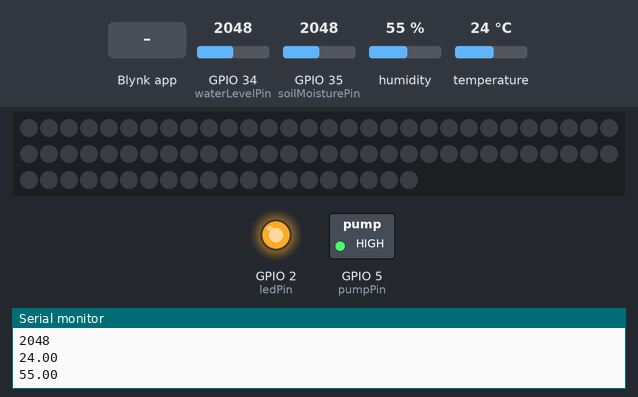
The sketch below on a simulated ESP32. On the bench: 80 RGB LEDs in strip order, left to right, continuing on the next row, switched loads named in the sketch (green lamp = pin HIGH), output pins drawn as LEDs (lit = HIGH), the last lines printed to the serial monitor. Inputs (shaded band) come from the test bench; at power-on: GPIO 34 (waterLevelPin) = 2048, GPIO 35 (soilMoisturePin) = 2048, humidity 55 %, temperature 24 °C. Dim RGB values are drawn brighter than linear; WiFi joins after 1.5 s; servers stay silent unless stated; random numbers use the default seed unless the sketch sets one.

Above: at 6.0 s.
6.1 s: Blynk app writes 1 to V8
At 6.26 s:
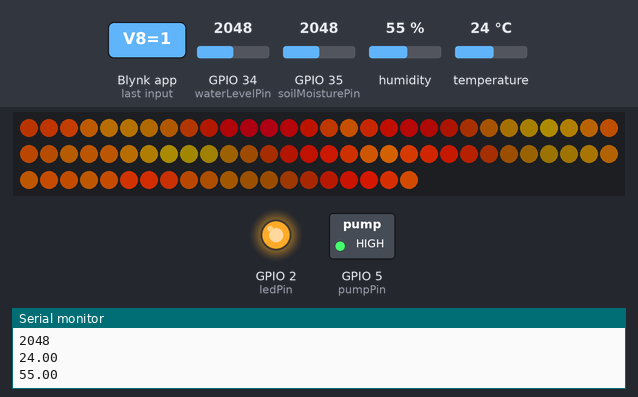
8.5 s: GPIO 34 (waterLevelPin) set to 1371
11.5 s: GPIO 34 (waterLevelPin) set to 1279
At 12.92 s:
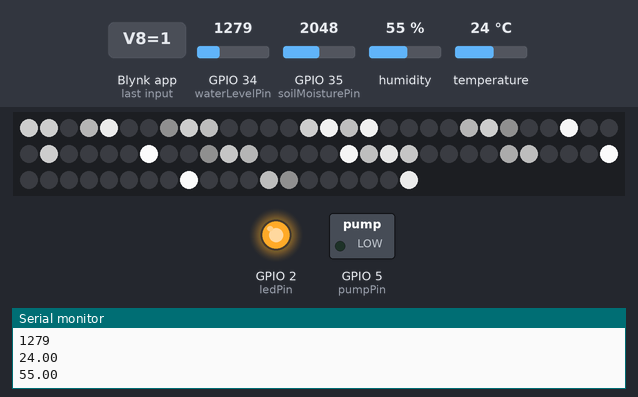
15.4 s: GPIO 35 (soilMoisturePin) set to 1952
18.2 s: GPIO 35 (soilMoisturePin) set to 1840
At 18.97 s:
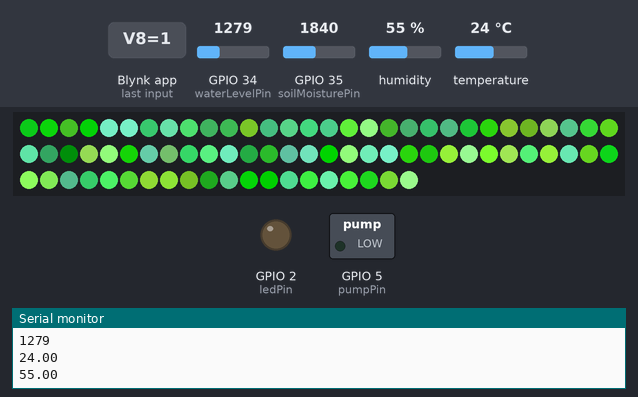
21.2 s: Blynk app writes 1 to V6
At 25.33 s:
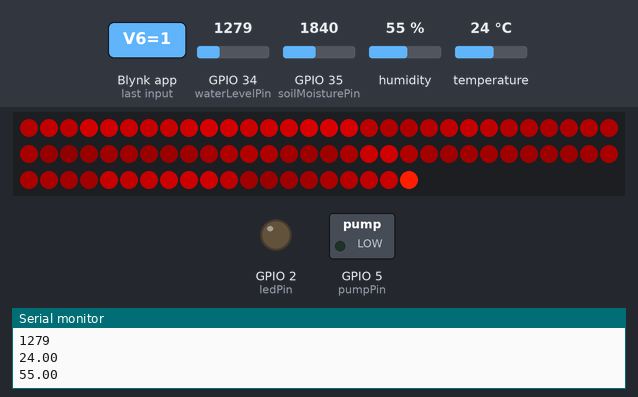
Timing chart, 0 to 26.8 s (numbered marks = the images above; inputs shaded):
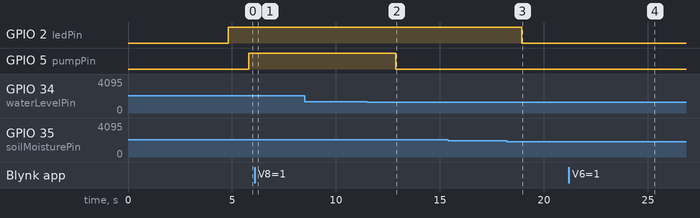

Measured:
- the behaviour switches between 1320 and 1319 on GPIO 34 (waterLevelPin) (found by bisection; images 1 and 2)
- the behaviour switches between 1887 and 1886 on GPIO 35 (soilMoisturePin) (found by bisection; images 2 and 3)
- after the input at 6.1 s, the LEDs: change at once (image 1)
- after the input at 11.5 s, GPIO 5 (pumpPin): HIGH → LOW after 1.4 s
- after the input at 18.2 s, GPIO 2 (ledPin): HIGH → LOW after 0.72 s

The sketch:

Arduino_Smart_Irrigation_System_Using_ESP32_and_Blynk_App.ino
```cpp
//ESP32 smart irrigation code

#define BLYNK_TEMPLATE_ID    "Replace your BLYNK_TEMPLATE_ID here"

#define BLYNK_TEMPLATE_NAME  "Replace your BLYNK_TEMPLATE_NAME here"

#define BLYNK_AUTH_TOKEN     "Replace your BLYNK_AUTH_TOKEN here"

#define BLYNK_PRINT Serial

#include <WiFi.h>

#include <BlynkSimpleEsp32.h>

#include "DHT.h"

#include <FastLED.h>

char auth[] = BLYNK_AUTH_TOKEN;

char ssid[] = "Wifi Name";

char pass[] = "Wifi Password";

#define LED_PIN     21

#define BRIGHTNESS  255

#define LED_TYPE    WS2811

#define COLOR_ORDER GRB

const uint8_t kMatrixWidth  = 16;

const uint8_t kMatrixHeight = 16;

const bool    kMatrixSerpentineLayout = true;

#define NUM_LEDS (kMatrixWidth * kMatrixHeight)

#define MAX_DIMENSION ((kMatrixWidth>kMatrixHeight) ? kMatrixWidth : kMatrixHeight)

// The leds

CRGB leds[kMatrixWidth * kMatrixHeight];

BlynkTimer timer;

bool ledStripOn = false;

// The 16 bit version of our coordinates

static uint16_t x;

static uint16_t y;

static uint16_t z;


uint16_t speed = 20; // speed is set dynamically once we've started up

uint16_t scale = 30; // scale is set dynamically once we've started up

uint8_t noise[MAX_DIMENSION][MAX_DIMENSION];

CRGBPalette16 currentPalette( PartyColors_p );

uint8_t       colorLoop = 1;

#define DHTPIN 4

#define DHTTYPE DHT22

DHT dht(DHTPIN, DHTTYPE);

const int soilMoisturePin = 35; // Analog pin for the soil moisture sensor

const int waterLevelPin = 34;   // Analog pin for the water level sensor

const int ledPin = 2;


// Constants for soil moisture thresholds

const int SOIL_MOISTURE_LOW = 50;  // Adjusted to match the 0-100 range

const int SOIL_MOISTURE_HIGH = 50; // Adjusted to match the 0-100 range

const int pumpPin = 5;  // Change this to the actual pin connected to the DC pump on ESP32

int pumpState = LOW;    // Initialize pumpState to LOW (off)

int pumpMode = 0;       // 0 for automatic, 1 for manual

int waterLevel = 0;     // Water level indicator value

unsigned long previousMillis = 0;

const unsigned long interval = 1000; // Interval in milliseconds

float mappedSoilMoisture = 0; // Declare mappedSoilMoisture as a global variable

void setup() {

  Serial.begin(115200);

  digitalWrite(pumpPin,LOW);

  pinMode(ledPin, OUTPUT);

  pinMode(pumpPin, OUTPUT);

  dht.begin();

  Blynk.begin(auth, ssid, pass);

  Blynk.virtualWrite(V2, LOW);

  Blynk.virtualWrite(V3, "LED OFF");

  Blynk.virtualWrite(V6, LOW); // Initialize the mode button to automatic mode

  Blynk.virtualWrite(V5, LOW); // Initialize the pump button to OFF

  Blynk.virtualWrite(V8, LOW); // Initialize the new feature button to OFF

  delay(3000);

  LEDS.addLeds<LED_TYPE,LED_PIN,COLOR_ORDER>(leds,80);

  LEDS.setBrightness(BRIGHTNESS);

  // Initialize our coordinates to some random values

  x = random16();

  y = random16();

  z = random16();

}

BLYNK_WRITE(V5) { // This function is called when the pump button state changes (Manual Control)

  if (pumpMode == 1) { // Check if the mode is manual

    pumpState = param.asInt(); // Read the state of the pump button (0 for OFF, 1 for ON)

    digitalWrite(pumpPin, pumpState); // Turn the pump on or off based on button state

  }

}

BLYNK_WRITE(V6) { // This function is called when the mode button state changes

  pumpMode = param.asInt(); // Read the state of the mode button (0 for automatic, 1 for manual)

}

BLYNK_WRITE(V8) {

  int value = param.asInt();

  if (value == 1) {

    // Turn on the LED strip and start the animation

    ledStripOn = true;

  } else {

    // Turn off the LED strip

    ledStripOn = false;

    // You can also add code to clear the LED strip here if needed

  }

}


// Fill the x/y array of 8-bit noise values using the inoise8 function.

void fillnoise8() {

  // If we're runing at a low "speed", some 8-bit artifacts become visible

  // from frame-to-frame.  In order to reduce this, we can do some fast data-smoothing.

  // The amount of data smoothing we're doing depends on "speed".

  uint8_t dataSmoothing = 0;

  if( speed < 50) {

    dataSmoothing = 200 - (speed * 4);

  }


  for(int i = 0; i < MAX_DIMENSION; i++) {

    int ioffset = scale * i;

    for(int j = 0; j < MAX_DIMENSION; j++) {

      int joffset = scale * j;


      uint8_t data = inoise8(x + ioffset,y + joffset,z);

      // The range of the inoise8 function is roughly 16-238.

      // These two operations expand those values out to roughly 0..255

      // You can comment them out if you want the raw noise data.

      data = qsub8(data,16);

      data = qadd8(data,scale8(data,39));

      if( dataSmoothing ) {

        uint8_t olddata = noise[i][j];

        uint8_t newdata = scale8( olddata, dataSmoothing) + scale8( data, 256 - dataSmoothing);

        data = newdata;

      }


      noise[i][j] = data;

    }

  }


  z += speed;


  // apply slow drift to X and Y, just for visual variation.

  x += speed / 8;

  y -= speed / 16;

}

void mapNoiseToLEDsUsingPalette()

{

  static uint8_t ihue=0;


  for(int i = 0; i < kMatrixWidth; i++) {

    for(int j = 0; j < kMatrixHeight; j++) {

      // We use the value at the (i,j) coordinate in the noise

      // array for our brightness, and the flipped value from (j,i)

      // for our pixel's index into the color palette.

      uint8_t index = noise[j][i];

      uint8_t bri =   noise[i][j];

      // if this palette is a 'loop', add a slowly-changing base value

      if( colorLoop) {

        index += ihue;

      }

      // brighten up, as the color palette itself often contains the

      // light/dark dynamic range desired

      if( bri > 127 ) {

        bri = 255;

      } else {

        bri = dim8_raw( bri * 2);

      }

      CRGB color = ColorFromPalette( currentPalette, index, bri);

      leds[XY(i,j)] = color;

    }

  }


  ihue+=1;

}

void loop() {

  Blynk.run();

  timer.run();


  updateLEDStrip();

  unsigned long currentMillis = millis();


  if (currentMillis - previousMillis >= interval) {

    previousMillis = currentMillis;

    // Read soil moisture or water level based on the flag

    if (pumpMode == 0) {

      int soilSensorValue = analogRead(soilMoisturePin);

      Serial.println(soilSensorValue);

      mappedSoilMoisture = map(soilSensorValue, 1023, 2750, 100, 0); // Update mappedSoilMoisture

      autoControlPump(mappedSoilMoisture); // Automatically control the pump based on soil moisture if in automatic mode

    }


    // Read water level

    waterLevel = analogRead(waterLevelPin);

    Serial.println(waterLevel);

    if (waterLevel < 450) {

      waterLevel = 0; // Set water level to 0 if below a threshold

    } else {

      waterLevel = map(waterLevel, 1200, 1600, 0, 100); // Map water level to 0-100

    }


    // Control LED

    controlLED(mappedSoilMoisture);

    // Read and send sensor data

    readAndSendSensorData();

    Blynk.virtualWrite(V7, waterLevel); // Send water level to Blynk

  }

}

void autoControlPump(float mappedSoilMoisture) {

  if (waterLevel < 30 || waterLevel < 20) {

    // Water level is too low, do not turn on the pump

    pumpState = LOW;

    digitalWrite(ledPin, LOW);

    Blynk.virtualWrite(V2, HIGH);

    Blynk.setProperty(V2, "color", "#D3435C");


  } else if (mappedSoilMoisture <= SOIL_MOISTURE_LOW) {

    // If soil moisture is below the threshold and water level is okay, turn the pump ON

    pumpState = HIGH;

  } else if (mappedSoilMoisture >= SOIL_MOISTURE_HIGH) {

    // If soil moisture is above the threshold, turn the pump OFF

    pumpState = LOW;

  }

  digitalWrite(pumpPin, pumpState); // Update the pump state

  if (pumpMode == 0) {

    Blynk.virtualWrite(V5, pumpState); // Update the pump button status on Blynk

  }

}

void controlLED(float mappedSoilMoisture) {

  if (mappedSoilMoisture <= SOIL_MOISTURE_LOW) {

    digitalWrite(ledPin, HIGH);

    Blynk.virtualWrite(V2, HIGH);

    Blynk.setProperty(V2, "color", "#00FF00");

    Blynk.virtualWrite(V3, "LED ON");

    Blynk.setProperty(V3, "color", "#00FF00");

  } else if (mappedSoilMoisture >= SOIL_MOISTURE_HIGH) {

    digitalWrite(ledPin, LOW);

    Blynk.virtualWrite(V2, HIGH);

    Blynk.setProperty(V2, "color", "#D3435C");

    Blynk.virtualWrite(V3, "LED OFF");

    Blynk.setProperty(V3, "color", "#D3435C");

  }

}

void readAndSendSensorData() {

  float humidity = dht.readHumidity();

  float temperature = dht.readTemperature();

  if (!isnan(humidity) && !isnan(temperature)) {

    Blynk.virtualWrite(V0, temperature);

    Blynk.virtualWrite(V1, humidity);

    Serial.println(temperature);

    Serial.println(humidity);

  } else {

    Serial.println(F("Failed to read from DHT sensor!"));

  }

  if (pumpMode == 0) {

    Blynk.virtualWrite(V4, mappedSoilMoisture); // Update mappedSoilMoisture on Blynk

  }

}

void updateLEDStrip() {

  if (ledStripOn) {

    // Your LED strip animation code here

    // This code will run when the LED strip is turned on

    // Make sure to update the leds array

    // For example, mapNoiseToLEDsUsingPalette();

    ChangePaletteAndSettingsPeriodically();

    fillnoise8(); // Call the noise generation function

    mapNoiseToLEDsUsingPalette(); // Map the noise data to LEDs

    LEDS.show(); // Show the LEDs

    // You may need to adjust the animation speed based on your preference

    delay(10); // Delay between frames (adjust as needed)

  } else {

    // Turn off the LED strip

    // You can also add code to clear the LED strip here if needed

    fill_solid(leds, NUM_LEDS, CRGB::Black);

    LEDS.show();

  }

}

// There are several different palettes of colors demonstrated here.

//

// FastLED provides several 'preset' palettes: RainbowColors_p, RainbowStripeColors_p,

// OceanColors_p, CloudColors_p, LavaColors_p, ForestColors_p, and PartyColors_p.

//

// Additionally, you can manually define your own color palettes, or you can write

// code that creates color palettes on the fly.

// 1 = 5 sec per palette

// 2 = 10 sec per palette

// etc

#define HOLD_PALETTES_X_TIMES_AS_LONG 1

void ChangePaletteAndSettingsPeriodically()

{

  uint8_t secondHand = ((millis() / 1000) / HOLD_PALETTES_X_TIMES_AS_LONG) % 60;

  static uint8_t lastSecond = 99;


  if( lastSecond != secondHand) {

    lastSecond = secondHand;

    if( secondHand ==  0)  { currentPalette = RainbowColors_p;         speed = 20; scale = 30; colorLoop = 1; }

    if( secondHand ==  5)  { SetupPurpleAndGreenPalette();             speed = 10; scale = 50; colorLoop = 1; }

    if( secondHand == 10)  { SetupBlackAndWhiteStripedPalette();       speed = 20; scale = 30; colorLoop = 1; }

    if( secondHand == 15)  { currentPalette = ForestColors_p;          speed =  8; scale =120; colorLoop = 0; }

    if( secondHand == 20)  { currentPalette = CloudColors_p;           speed =  4; scale = 30; colorLoop = 0; }

    if( secondHand == 25)  { currentPalette = LavaColors_p;            speed =  8; scale = 50; colorLoop = 0; }

    if( secondHand == 30)  { currentPalette = OceanColors_p;           speed = 20; scale = 90; colorLoop = 0; }

    if( secondHand == 35)  { currentPalette = PartyColors_p;           speed = 20; scale = 30; colorLoop = 1; }

    if( secondHand == 40)  { SetupRandomPalette();                     speed = 20; scale = 20; colorLoop = 1; }

    if( secondHand == 45)  { SetupRandomPalette();                     speed = 50; scale = 50; colorLoop = 1; }

    if( secondHand == 50)  { SetupRandomPalette();                     speed = 90; scale = 90; colorLoop = 1; }

    if( secondHand == 55)  { currentPalette = RainbowStripeColors_p;   speed = 30; scale = 20; colorLoop = 1; }

  }

}

// This function generates a random palette that's a gradient

// between four different colors.  The first is a dim hue, the second is

// a bright hue, the third is a bright pastel, and the last is

// another bright hue.  This gives some visual bright/dark variation

// which is more interesting than just a gradient of different hues.

void SetupRandomPalette()

{

  currentPalette = CRGBPalette16(

                      CHSV( random8(), 255, 32),

                      CHSV( random8(), 255, 255),

                      CHSV( random8(), 128, 255),

                      CHSV( random8(), 255, 255));

}

// This function sets up a palette of black and white stripes,

// using code.  Since the palette is effectively an array of

// sixteen CRGB colors, the various fill_* functions can be used

// to set them up.

void SetupBlackAndWhiteStripedPalette()

{

  // 'black out' all 16 palette entries...

  fill_solid( currentPalette, 16, CRGB::Black);

  // and set every fourth one to white.

  currentPalette[0] = CRGB::White;

  currentPalette[4] = CRGB::White;

  currentPalette[8] = CRGB::White;

  currentPalette[12] = CRGB::White;

}

// This function sets up a palette of purple and green stripes.

void SetupPurpleAndGreenPalette()

{

  CRGB purple = CHSV( HUE_PURPLE, 255, 255);

  CRGB green  = CHSV( HUE_GREEN, 255, 255);

  CRGB black  = CRGB::Black;


  currentPalette = CRGBPalette16(

    green,  green,  black,  black,

    purple, purple, black,  black,

    green,  green,  black,  black,

    purple, purple, black,  black );

}


//

// Mark's xy coordinate mapping code.  See the XYMatrix for more information on it.

//

uint16_t XY( uint8_t x, uint8_t y)

{

  uint16_t i;

  if( kMatrixSerpentineLayout == false) {

    i = (y * kMatrixWidth) + x;

  }

  if( kMatrixSerpentineLayout == true) {

    if( y & 0x01) {

      // Odd rows run backwards

      uint8_t reverseX = (kMatrixWidth - 1) - x;

      i = (y * kMatrixWidth) + reverseX;

    } else {

      // Even rows run forwards

      i = (y * kMatrixWidth) + x;

    }

  }

  return i;

}
```
